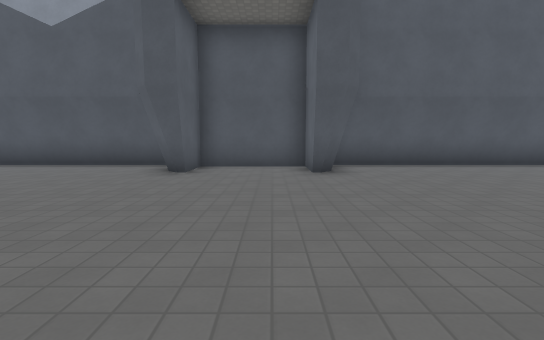
[1] (above)

15 first-person views from a walk through a Godot game level. The camera is 1.3 m above the floor, tilts 6° down and sees 85° across. The floor is counted in squares, 1.8 m on a side. Each view is taken from the middle of a square. On the plan, view 1 faces up. The plan holds only what a view shows up to about 10 squares ahead; the rest is blank. The place goes on beyond the plan. Some surface patterns are stand-ins.

[2]
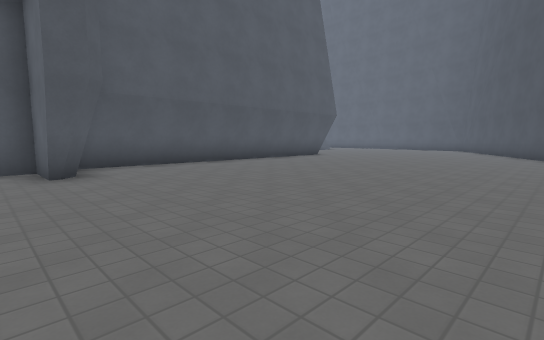

[3]
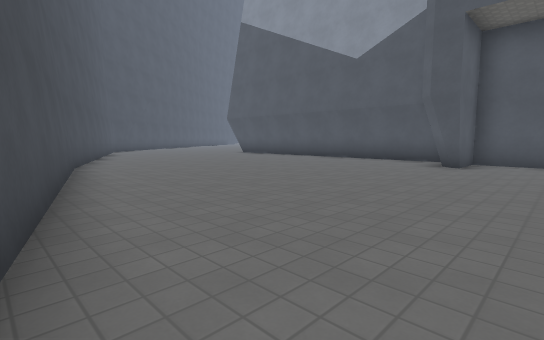

[4]
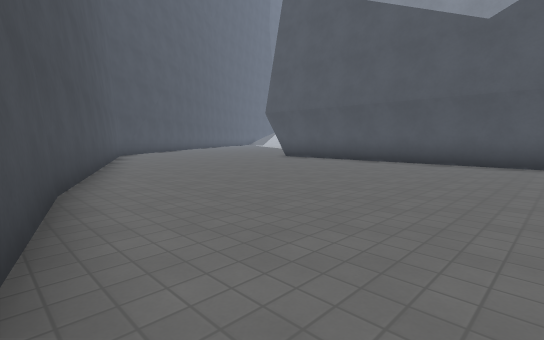

[5]
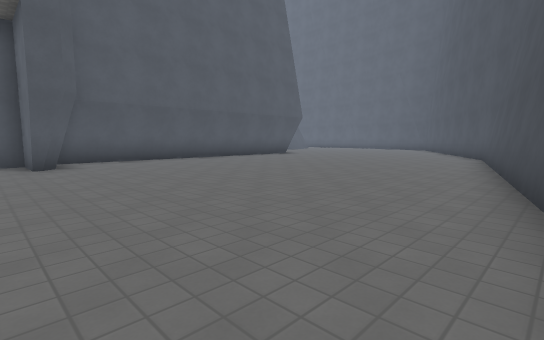

[6]
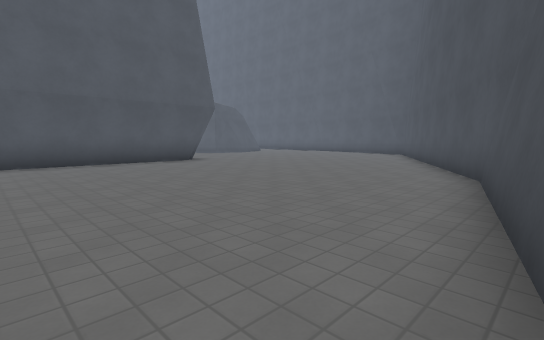

[7]
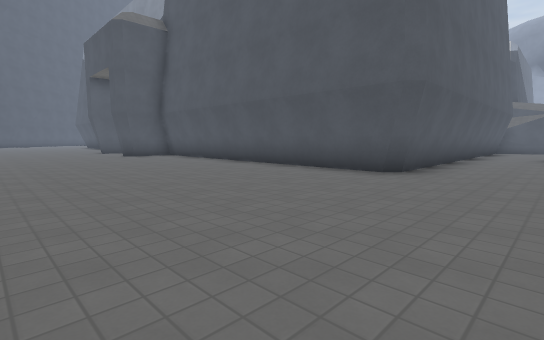

[8]
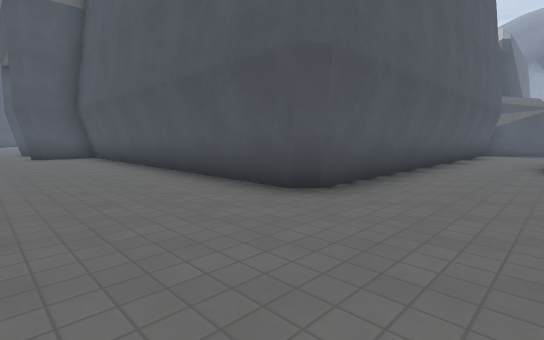

[9]
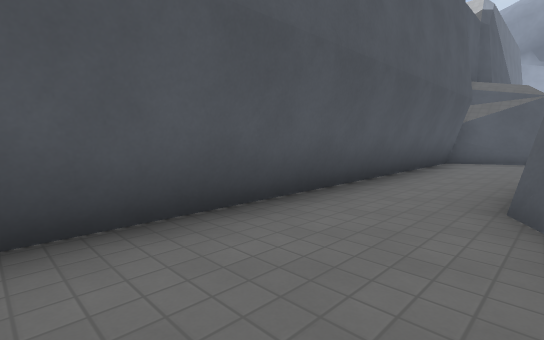

[10]
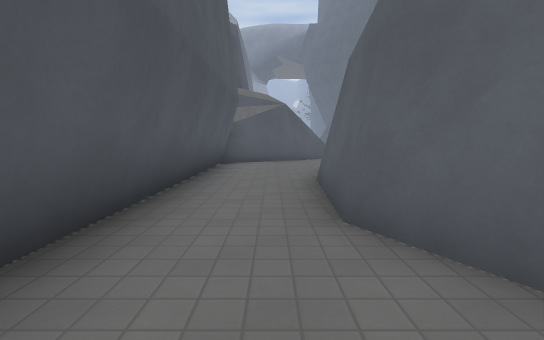

[11]
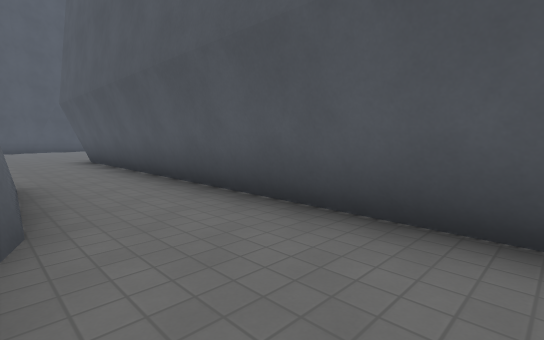

[12]
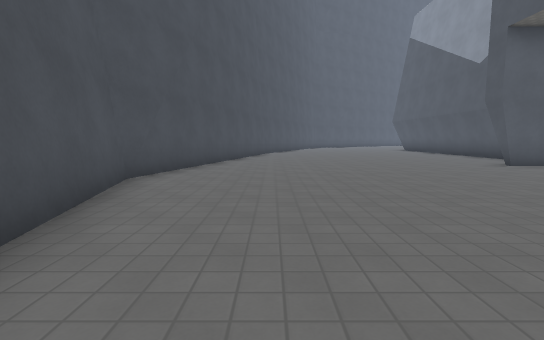

[13]
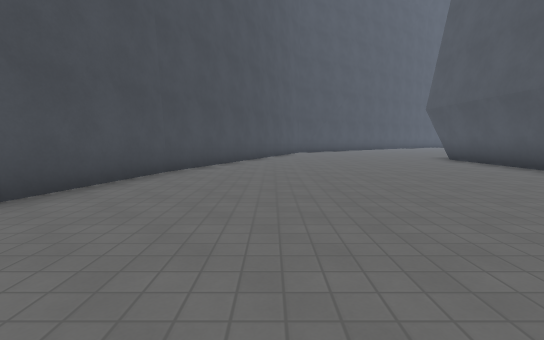

[14]
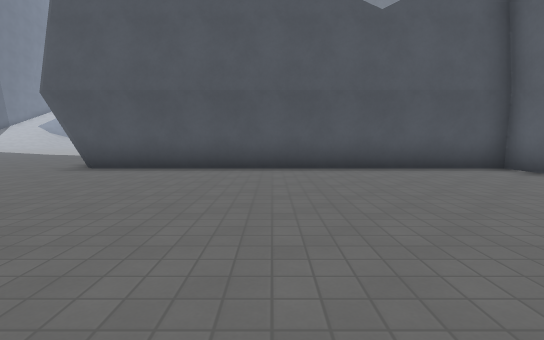

[15]
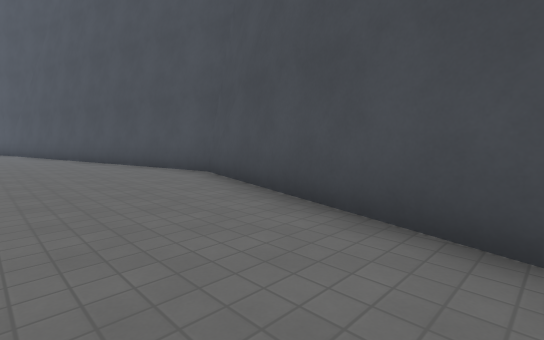

### Floor plan
Points are (right, up) in squares from view 1. A wall is a line through its corners. A room is listed if a view was taken in it or the views show most of it. See-through windows are left out.
Room 1 (views 1, 2, 3, 4, 5, 6, 7, 8, 9, 10, 12, 13, 14, 15)
walls: (0.9, 6.1) (0.9, 7.7) (-1.9, 7.7) (-1.9, 6.2) (-2.2, 6.2) (-2.5, 6.6); (1, 6.2) (0.9, 6.2); (1.5, 6.5) (1.2, 6.2); (1.5, 6.9) (1.5, 6.8); (-2.5, 7) (-2.5, 8.3); (-2.2, 8) (-12.5, 8); (-0.2, -2.5) (0.6, -2.8) (12, -0.1); (11.3, 8) (1.6, 8); (11.6, -0.2) (14.5, 1.4); (11.7, 8.2) (11.5, 8); (-8.7, -0.3) (0.8, -2.7); (11.7, 12.6) (11.7, 8.4); (-12.6, 1.3) (-8.4, -0.4); (14.5, 12.6) (14.2, 13.2)
low walls: (1.5, 6.8) (0.9, 6.1); (-2.9, 8.2) (-12.4, 8.2); (8.5, 8.2) (1.8, 8.2); (11.3, 8.2) (8.6, 8.2); (11.7, 8.4) (11.3, 8)
ways out: opening at (13, 13) to room 2
Room 2 (view 11)
walls: (13.5, 20.8) (11.5, 19.8); (13.6, 21.2) (11.7, 20) (11.7, 12.6); (14.3, 12.9) (13.7, 13.6) (13.9, 16.3); (14.4, 12.4) (13.7, 13.6)
low walls: (13.8, 16) (14, 16.4); (11.5, 19) (11.5, 15.6); (13.8, 21.1) (12.7, 20.4)
ways out: opening at (13, 13) to room 1

Where each view was taken, in squares from view 1:
view 1: 0 up, 0 right, facing up
view 2: 0 up, 0 right, facing up-right
view 3: 2 down, 0 right, facing up-left
view 4: 1 down, 4 left, facing up-left
view 5: 2 down, 0 right, facing up-right
view 6: 1 down, 6 right, facing up-right
view 7: 2 up, 14 right, facing up-left
view 8: 5 up, 14 right, facing up-left
view 9: 10 up, 14 right, facing up-left
view 10: 11 up, 13 right, facing up
view 11: 19 up, 14 right, facing down-left
view 12: 0 up, 6 right, facing left
view 13: 2 up, 2 left, facing left
view 14: 1 up, 8 left, facing up
view 15: 1 up, 5 left, facing down-right
